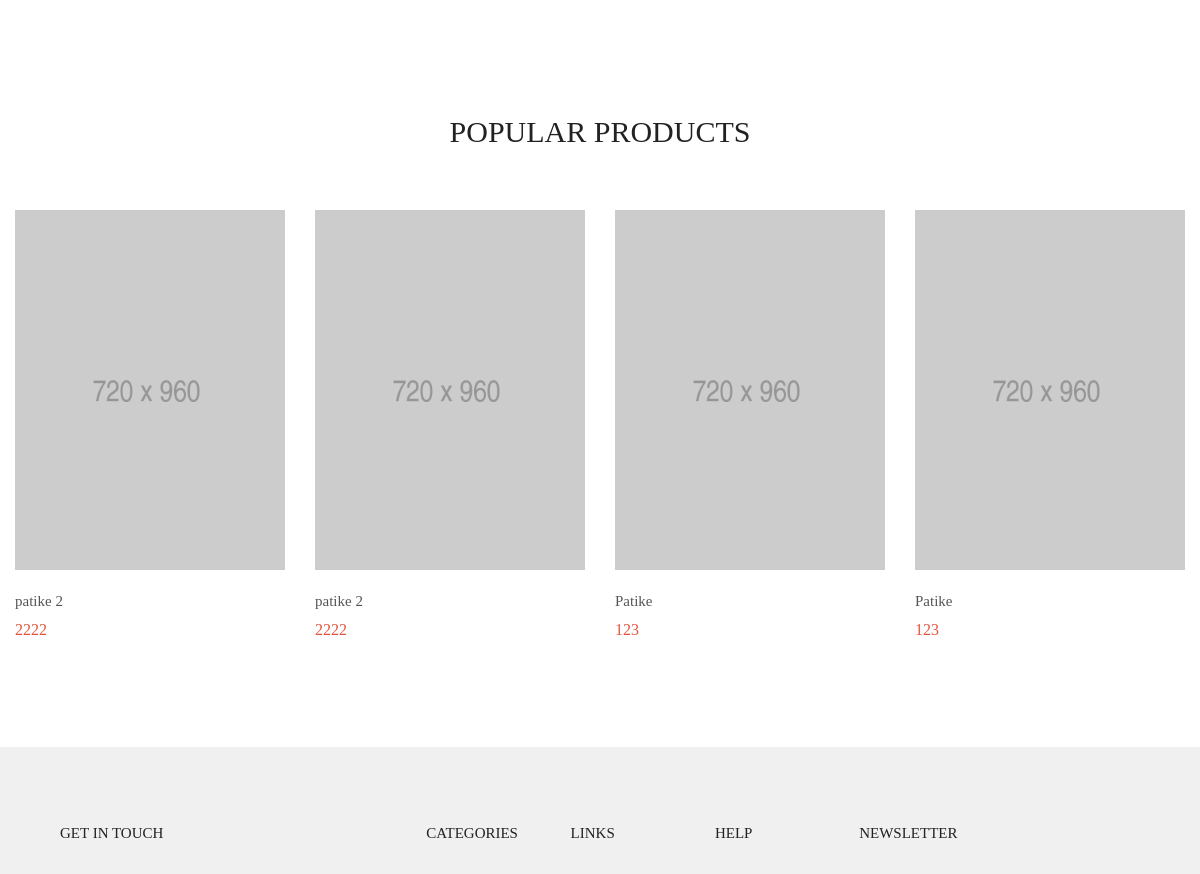
Before: / (middle part) with the older database file.
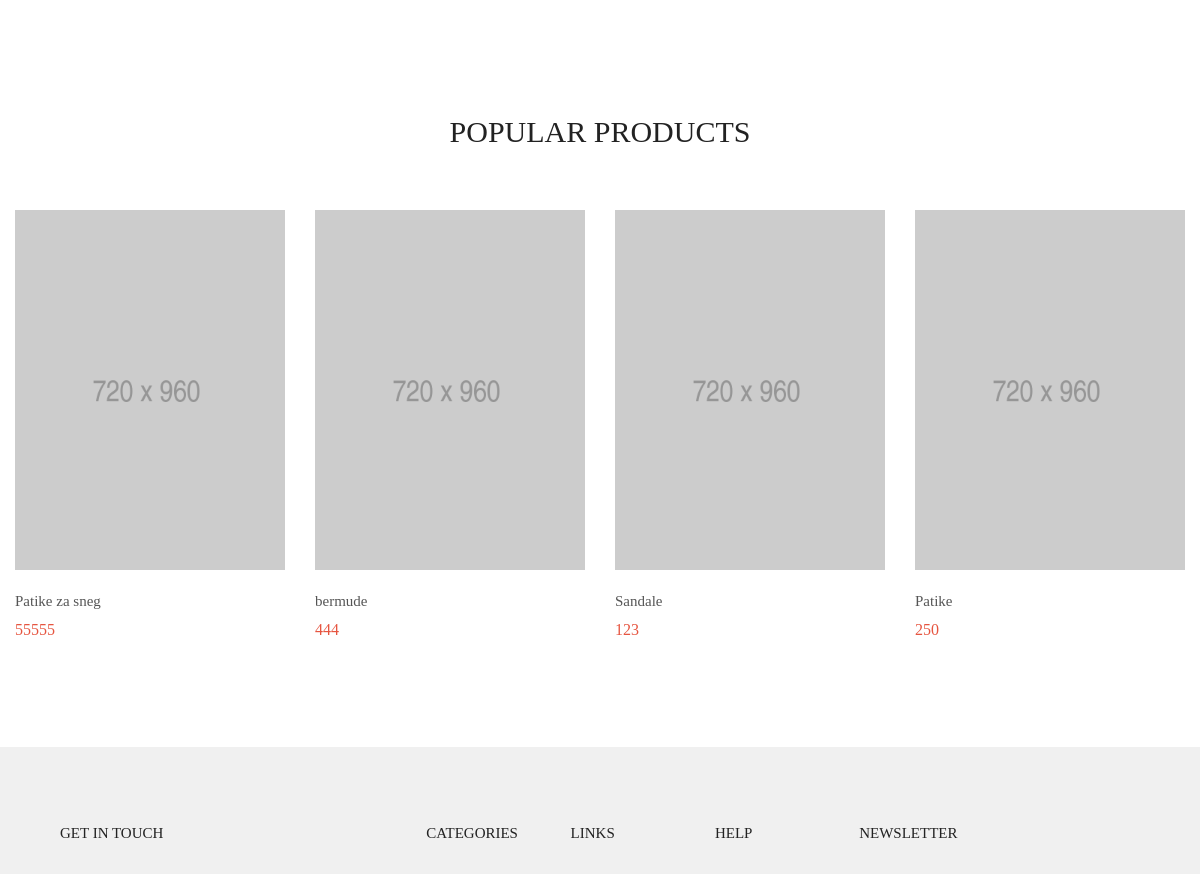
After: the same page with the newer database file.
### tables this page shows
CREATE TABLE `pictures` (
  `id` int(11) NOT NULL,
  `src` varchar(255) NOT NULL,
  `alt` varchar(255) NOT NULL,
  `product_id` int(11) NOT NULL
);

CREATE TABLE `products` (
  `id` int(11) NOT NULL,
  `product_name` text NOT NULL,
  `price` double NOT NULL,
  `description` text NOT NULL,
  `category_id` int(11) NOT NULL,
  `date` date NOT NULL
);

### pages/views/main.php (called while the page is built, shortened)
<?php
			include "pages/partials/banner.php";
            include "pages/partials/popular.php";
?>

### config/connection.php (called while the page is built, shortened)
<?php
try {
    $conn = new PDO("mysql:host=".SERVER.";dbname=".DATABASE.";charset=utf8", USERNAME, PASSWORD);
    $conn->setAttribute(PDO::ATTR_DEFAULT_FETCH_MODE, PDO::FETCH_OBJ);
    $conn->setAttribute(PDO::ATTR_ERRMODE, PDO::ERRMODE_EXCEPTION);
}
catch(PDOPDOException $ex){
    echo $ex->getMessage();
}
function executeQuery($query){
    global $conn;
    return $conn->query($query)->fetchAll();
}

### models/products/product_functions.php (called while the page is built, shortened)
<?php
    function getNewProducts(){
        try {
            return executeQuery("SELECT * FROM products p INNER JOIN pictures i ON p.id=i.product_id ORDER BY date DESC LIMIT 4 ");
        }
        catch(PDOException $e){
            handle($e->getMessage());
        }
    }
?>

### pages/partials/popular.php (the view)
<section class="newproduct bgwhite p-t-45 p-b-105">
		<div class="container">
			<div class="sec-title p-b-60">
				<h3 class="m-text5 t-center">
					Popular Products
				</h3>
			</div>
			<div class="wrap-slick2">
				<div class="slick2">
					<?php
						require_once "models/products/product_functions.php";
						$newProducts = getNewProducts();
						foreach($newProducts as $product):
					?>
					<div class="item-slick2 p-l-15 p-r-15">
						<div class="block2">
							<div class="block2-img wrap-pic-w of-hidden pos-relative">
								<img src="assets/images/item-07.jpg" alt="<?=$product->alt?>">
							</div>
							<div class="block2-txt p-t-20">
								<a href="product-detail.html" class="block2-name dis-block s-text3 p-b-5">
									<?=$product->product_name?>
								</a>
								<span class="block2-newprice m-text8 p-r-5">
									<?=$product->price?>
								</span>
							</div>
						</div>
					</div>
						<?php endforeach; ?>
				</div>
			</div>
		</div>
	</section>

Changed rows visible on the page:
removed pictures: product.product_name "patike 2", product.price "2222"
removed pictures: product.product_name "patike 2", product.price "2222"
removed pictures: product.product_name "Patike", product.price "123"
removed pictures: product.product_name "Patike", product.price "123"
added pictures: product.product_name "Patike za sneg", product.price "55555"
added pictures: product.product_name "bermude", product.price "444"
added pictures: product.product_name "Sandale", product.price "123"
added pictures: product.product_name "Patike", product.price "250"
